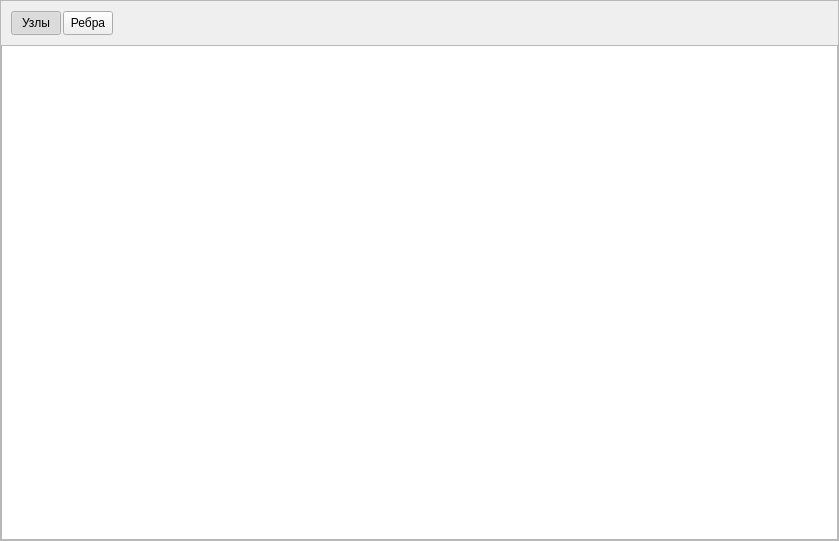
<?xml version="1.0" encoding="UTF-8"?>
<ui version="4.0">
 <class>GViewLabData</class>
 <widget class="QWidget" name="GViewLabData">
  <property name="geometry">
   <rect>
    <x>0</x>
    <y>0</y>
    <width>839</width>
    <height>541</height>
   </rect>
  </property>
  <property name="windowTitle">
   <string>Form</string>
  </property>
  <layout class="QVBoxLayout" name="verticalLayout">
   <property name="spacing">
    <number>0</number>
   </property>
   <property name="leftMargin">
    <number>0</number>
   </property>
   <property name="topMargin">
    <number>0</number>
   </property>
   <property name="rightMargin">
    <number>0</number>
   </property>
   <property name="bottomMargin">
    <number>0</number>
   </property>
   <item>
    <widget class="QScrollArea" name="scrollArea">
     <property name="widgetResizable">
      <bool>true</bool>
     </property>
     <widget class="QWidget" name="scrollAreaWidgetContents">
      <property name="geometry">
       <rect>
        <x>0</x>
        <y>0</y>
        <width>837</width>
        <height>539</height>
       </rect>
      </property>
      <layout class="QVBoxLayout" name="verticalLayout_3">
       <property name="spacing">
        <number>0</number>
       </property>
       <property name="leftMargin">
        <number>0</number>
       </property>
       <property name="topMargin">
        <number>0</number>
       </property>
       <property name="rightMargin">
        <number>0</number>
       </property>
       <property name="bottomMargin">
        <number>0</number>
       </property>
       <item>
        <layout class="QVBoxLayout" name="verticalLayout_2">
         <property name="spacing">
          <number>10</number>
         </property>
         <property name="topMargin">
          <number>10</number>
         </property>
         <item>
          <layout class="QHBoxLayout" name="horizontalLayout">
           <property name="spacing">
            <number>10</number>
           </property>
           <property name="leftMargin">
            <number>10</number>
           </property>
           <property name="topMargin">
            <number>0</number>
           </property>
           <property name="rightMargin">
            <number>10</number>
           </property>
           <item>
            <layout class="QHBoxLayout" name="horizontalLayout_2">
             <property name="spacing">
              <number>2</number>
             </property>
             <item>
              <widget class="QToolButton" name="toolButton_2">
               <property name="minimumSize">
                <size>
                 <width>50</width>
                 <height>24</height>
                </size>
               </property>
               <property name="maximumSize">
                <size>
                 <width>50</width>
                 <height>24</height>
                </size>
               </property>
               <property name="text">
                <string>Узлы</string>
               </property>
               <property name="checkable">
                <bool>true</bool>
               </property>
               <property name="checked">
                <bool>true</bool>
               </property>
               <property name="autoExclusive">
                <bool>true</bool>
               </property>
              </widget>
             </item>
             <item>
              <widget class="QToolButton" name="toolButton">
               <property name="minimumSize">
                <size>
                 <width>50</width>
                 <height>24</height>
                </size>
               </property>
               <property name="maximumSize">
                <size>
                 <width>50</width>
                 <height>24</height>
                </size>
               </property>
               <property name="text">
                <string>Ребра</string>
               </property>
               <property name="checkable">
                <bool>true</bool>
               </property>
               <property name="autoExclusive">
                <bool>true</bool>
               </property>
              </widget>
             </item>
            </layout>
           </item>
           <item>
            <spacer name="horizontalSpacer">
             <property name="orientation">
              <enum>Qt::Horizontal</enum>
             </property>
             <property name="sizeHint" stdset="0">
              <size>
               <width>40</width>
               <height>20</height>
              </size>
             </property>
            </spacer>
           </item>
          </layout>
         </item>
         <item>
          <widget class="QListView" name="listView"/>
         </item>
        </layout>
       </item>
      </layout>
     </widget>
    </widget>
   </item>
  </layout>
 </widget>
 <resources/>
 <connections/>
</ui>
